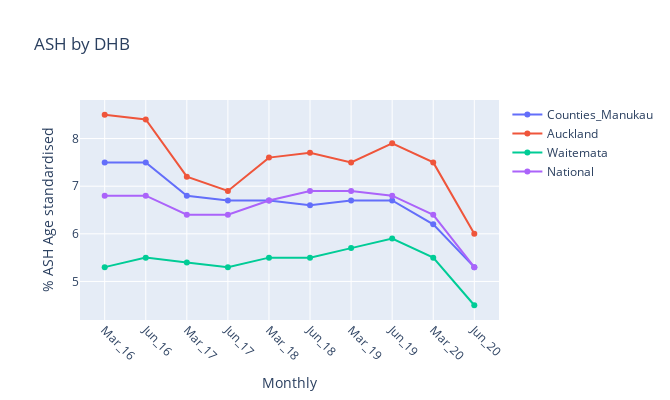

Notebook code for this chart:
### Markdown cell above
Auckland DHB is nearly double Waitemata DHB ASH rates. Up to June 2019 both Auckland and Waitemata DHB showed an increase in ASH rate as a trend, however, Counties Manukau, in the same period,showed some decline.  After which, since March 2020, the slop for all the DHBs sharply declined, as the impact of Covid19 started.

### Code cell
import pandas as pd
import matplotlib.pyplot as plt
import plotly.graph_objects as go
import numpy as np
%matplotlib inline
from plotly.offline import download_plotlyjs, init_notebook_mode, plot, iplot
init_notebook_mode(connected=True)
#Pertussis Tables
#DHBAll = pd.read_excel('G:/Funding Team/Planning/Health Information/HIAT/Michael Files/Antinatal Vaccination/April 2019 to March 2020/For Python.xlsx', 
                     #header=None, skiprows=7)
DHBAll = pd.ExcelFile('F:/Seagate Backup Plus Drive/ASH/ASH_Report.xlsx')
DHBPert = pd.read_excel(DHBAll, 'ASH_04_Main', skiprows=5)
DHB3 = DHBPert[['Counties_Manukau','Auckland','Waitemata', 'National']]

DHB3=DHB3.round(3)
# Declare a list that is to be converted into a column 
Monthly = ['Mar_16','Jun_16', 'Mar_17','Jun_17','Mar_18','Jun_18','Mar_19', 'Jun_19','Mar_20','Jun_20'] 
DHB3=DHB3.dropna()
# Using 'Address' as the column name 
# and equating it to the list 
DHB3['Monthly'] = Monthly 
DHB3=DHB3.dropna()
random_x = DHB3["Monthly"].tolist()
# using to_numpy() 
random_y0 = DHB3['Counties_Manukau'].tolist()   

random_y1 = DHB3['Auckland'].tolist()  

random_y2 = DHB3['Waitemata'].tolist()   

random_y3 = DHB3['National'].tolist() 
#import numpy as np

# Create traces
fig = go.Figure()
fig.add_trace(go.Scatter(x=random_x, y=random_y0,
                    mode='lines+markers',
                    name='Counties_Manukau'))
fig.add_trace(go.Scatter(x=random_x, y=random_y1,
                    mode='lines+markers',
                    name='Auckland'))
fig.add_trace(go.Scatter(x=random_x, y=random_y2,
                   mode='lines+markers',
                    name='Waitemata'))
fig.add_trace(go.Scatter(x=random_x, y=random_y3,
                   mode='lines+markers',
                    name='National'))
# Edit the layout
#fig.update_layout(title='Pertusiss by Ethnicity',
                   #xaxis_title='Quarter',
                   #yaxis_title='Percentage')

fig.update_layout(xaxis_type='category',
                  title_text='ASH by DHB',
                  xaxis_title='Monthly',
                  yaxis_title='% ASH Age standardised')
fig.update_xaxes(tickangle=45)
fig.update_yaxes(tickformat="P")
#fig.update_layout(legend_orientation="h")
fig.update_layout(showlegend=True)
fig.update_layout(autosize=False,
                 width=670,
                 height=400,)
fig.show()
plt.show()

### Figure 1 — Plotly figure (JSON) as saved in the notebook; plotly's stock layout.template omitted (floating-point values rounded to 4 significant figures)
{"data": [{"mode": "lines+markers", "name": "Counties_Manukau", "type": "scatter", "x": ["Mar_16", "Jun_16", "Mar_17", "Jun_17", "Mar_18", "Jun_18", "Mar_19", "Jun_19", "Mar_20", "Jun_20"], "y": [7.5, 7.5, 6.8, 6.7, 6.7, 6.6, 6.7, 6.7, 6.2, 5.3]}, {"mode": "lines+markers", "name": "Auckland", "type": "scatter", "x": ["Mar_16", "Jun_16", "Mar_17", "Jun_17", "Mar_18", "Jun_18", "Mar_19", "Jun_19", "Mar_20", "Jun_20"], "y": [8.5, 8.4, 7.2, 6.9, 7.6, 7.7, 7.5, 7.9, 7.5, 6]}, {"mode": "lines+markers", "name": "Waitemata", "type": "scatter", "x": ["Mar_16", "Jun_16", "Mar_17", "Jun_17", "Mar_18", "Jun_18", "Mar_19", "Jun_19", "Mar_20", "Jun_20"], "y": [5.3, 5.5, 5.4, 5.3, 5.5, 5.5, 5.7, 5.9, 5.5, 4.5]}, {"mode": "lines+markers", "name": "National", "type": "scatter", "x": ["Mar_16", "Jun_16", "Mar_17", "Jun_17", "Mar_18", "Jun_18", "Mar_19", "Jun_19", "Mar_20", "Jun_20"], "y": [6.8, 6.8, 6.4, 6.4, 6.7, 6.9, 6.9, 6.8, 6.4, 5.3]}], "layout": {"autosize": false, "height": 400, "showlegend": true, "title": {"text": "ASH by DHB"}, "width": 670, "xaxis": {"tickangle": 45, "title": {"text": "Monthly"}, "type": "category"}, "yaxis": {"tickformat": "P", "title": {"text": "% ASH Age standardised"}}}}
